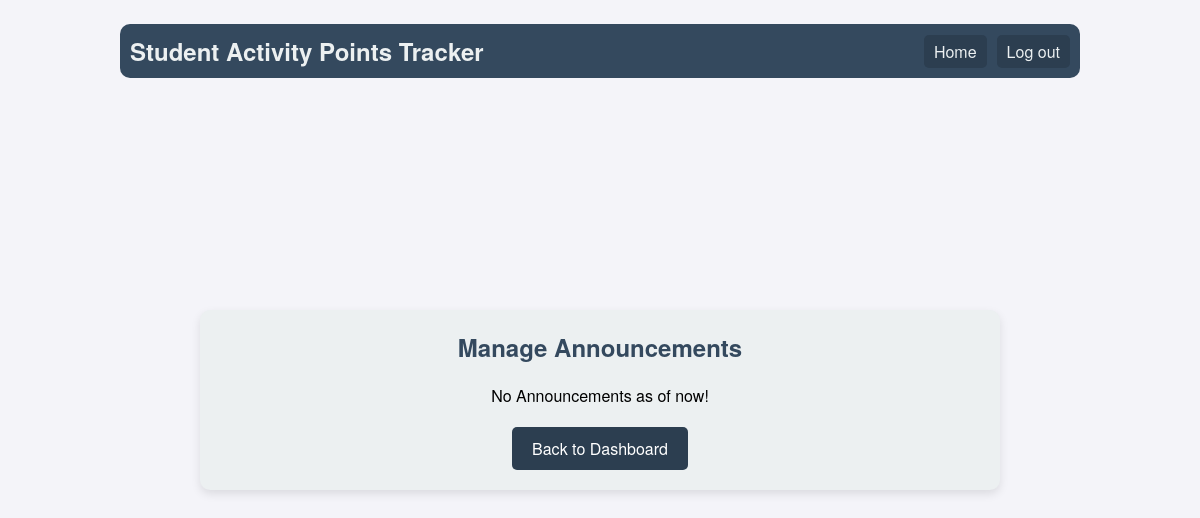
The page /manage_announcements/ (signed in) on the database as committed earlier.
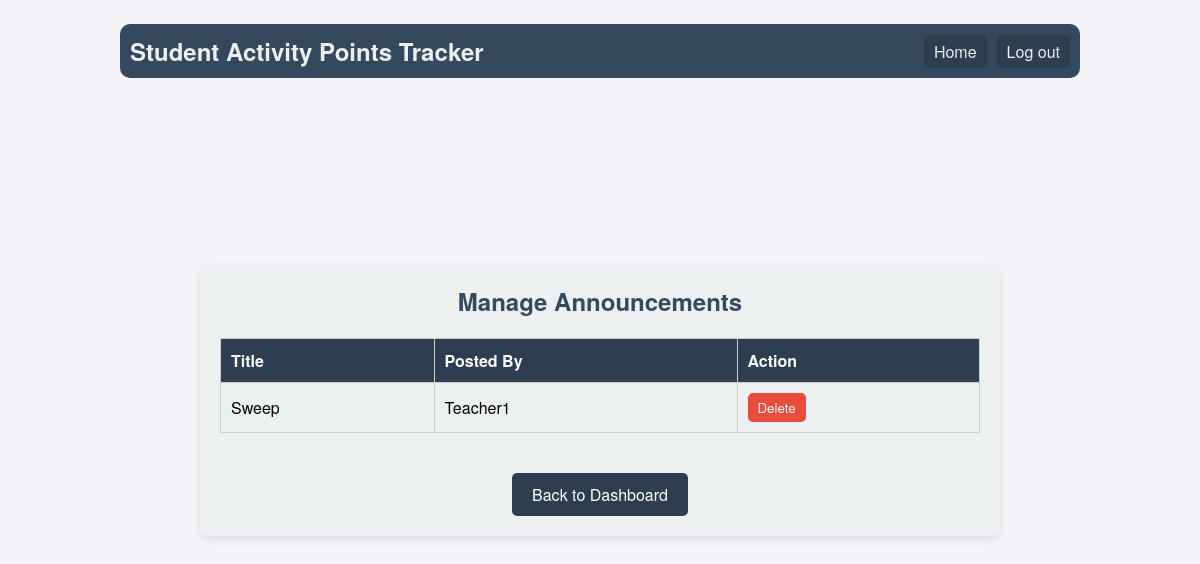
The same page on the database as committed later.
### activityPointsApp/models.py (models this page shows, shortened)
class Announcement(models.Model):
    title = models.CharField(max_length=255)
    content = models.TextField()
    date_posted = models.DateTimeField(default=timezone.now)
    posted_by = models.ForeignKey(Teacher, on_delete=models.CASCADE)
    activity_link = models.URLField(blank=True, null=True)  # Link related to an activity

class Teacher(models.Model):
    name = models.CharField(max_length=20)
    email = models.EmailField(unique=True)
    password = models.CharField(max_length=20)
    department = models.CharField(max_length=3)

### activityPointsApp/views.py (the view)
# urls.py: path('manage_announcements/', manage_announcements, name='manage_announcements'),
def manage_announcements(request):
    if 'teacher_email' not in request.session:
        return redirect('loginTeacher')
    teacher_email = request.session['teacher_email']
    announcements = Announcement.objects.filter(posted_by__email=teacher_email)
    if request.method == 'POST' and 'delete_announcement' in request.POST:
        announcement_id = request.POST.get('announcement_id')
        announcement = get_object_or_404(Announcement, id=announcement_id, posted_by__email=teacher_email)
        announcement.delete()
        return redirect('manage_announcements')
    return render(request, 'manage_announcements.html', {'announcements': announcements})

### activityPointsApp/templates/manage_announcements.html (shortened to what this page needs)
{% load static %}
<!DOCTYPE html>
<html lang="en">
<head>
    <link rel="stylesheet" href="{% static 'manage_announcements.css' %}">
</head>
<body>
    <div class="header">
        <div class="app-name">Student Activity Points Tracker</div>
        <div class="nav">
            <a class="nav-item" href="{% url 'home' %}">Home</a>
            <a class="nav-item" href="{% url 'logout' %}">Log out</a>
        </div>
    </div>
    <div class="container">
        <h2>Manage Announcements</h2>
        {% if announcements %}
        <table class="announcements-table">
            <thead>
                <tr>
                    <th>Title</th>
                    <th>Posted By</th>
                    <th>Action</th>
                </tr>
            </thead>
            <tbody>
                {% for announcement in announcements %}
                <tr>
                    <td><a href="{% url 'activity_detail' announcement.id %}" class="activity-detail">{{ announcement.title }}</a></td>
                    <td>{{ announcement.posted_by.name }}</td>
                    <td>
                        <form method="post" style="display:inline;">
                            <button type="submit" name="delete_announcement" class="delete-button">Delete</button>
                        </form>
                    </td>
                </tr>
                {% endfor %}
                {% else %}
                    No Announcements as of now! <br>
                {% endif %}
            </tbody>
        </table>
        <a href="{% url 'teacherDashboard' %}" class="back-link">Back to Dashboard</a>
    </div>
</body>
</html>

### activityPointsApp/static/manage_announcements.css (style rules this page uses)
* { box-sizing: border-box; margin: 0; padding: 0; font-family: 'Helvetica Neue', Arial, sans-serif; }
body { background-color: #f4f4f9; display: flex; flex-direction: column; align-items: center; justify-content: center; height: 100vh; padding: 20px; }
.header { display: flex; margin-top: 2%; justify-content: space-between; align-items: center; background-color: #34495e; padding: 10px; border-radius: 10px; width: 80%; position: absolute; top: 0; left: 50%; transform: translateX(-50%); }
.app-name { font-size: 24px; color: #ecf0f1; font-weight: bold; }
.nav { display: flex; }
.nav-item { margin-left: 10px; padding: 5px 10px; background-color: #2c3e50; color: #ecf0f1; border-radius: 5px; cursor: pointer; text-decoration: none; }
.container { background-color: #ecf0f1; padding: 20px; border-radius: 10px; box-shadow: 0 4px 10px rgba(0, 0, 0, 0.1); width: 100%; max-width: 800px; text-align: center; }
h2 { margin-bottom: 20px; color: #34495e; }
.announcements-table { width: 100%; border-collapse: collapse; margin-bottom: 20px; }
.announcements-table th, .announcements-table td { padding: 10px; border: 1px solid #ccc; text-align: left; }
.announcements-table th { background-color: #2c3e50; color: white; }
.delete-button { background-color: #e74c3c; border: none; color: white; padding: 5px 10px; border-radius: 5px; cursor: pointer; }
.back-link { display: inline-block; margin-top: 20px; background-color: #2c3e50; color: white; padding: 10px 20px; border-radius: 5px; text-decoration: none; }
.activity-detail { text-decoration: none; color: black; }

Rows that differ between the two databases and show on the page:
added Announcement: title "Sweep", posted_by.name "Teacher1"
Other text that changed with them:
text no longer shown: "No Announcements as of now!"
text now shown: "Title Posted By Action"
